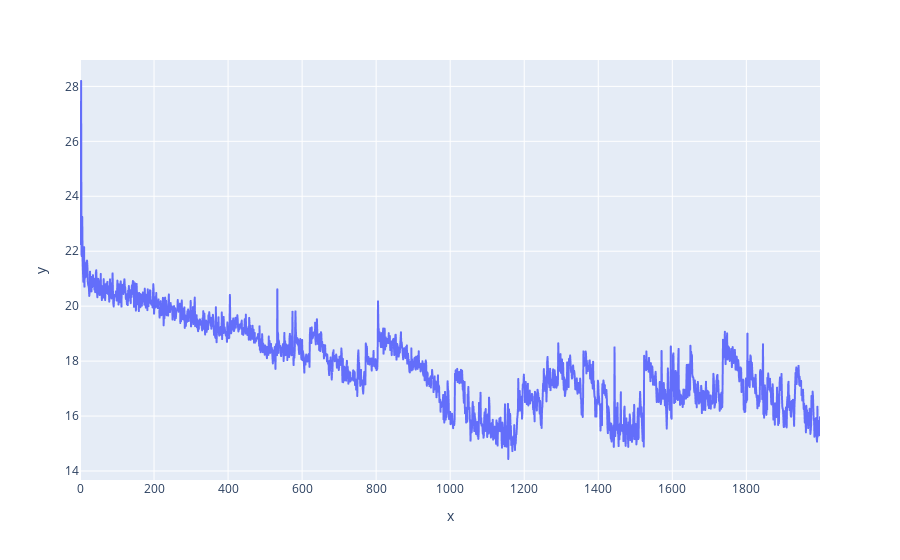

Notebook cell for this chart:
### Code cell
# 헉 Loss가 줄어들지 않아... 

px.line(y = np.log(loss_list))

### Figure 1 — Plotly figure (JSON) as saved in the notebook; plotly's stock layout.template omitted (floating-point values rounded to 4 significant figures; data arrays with more than 128 entries replaced by an {"elided": "..."} marker saying what was removed)
{"data": [{"hovertemplate": "x=%{x}<br>y=%{y}<extra></extra>", "legendgroup": "", "line": {"color": "#636efa", "dash": "solid"}, "mode": "lines", "name": "", "showlegend": false, "type": "scattergl", "x": {"elided": "2000 int values"}, "xaxis": "x", "y": {"elided": "2000 float values"}, "yaxis": "y"}], "layout": {"autosize": true, "legend": {"tracegroupgap": 0}, "margin": {"t": 60}, "xaxis": {"anchor": "y", "autorange": true, "domain": [0, 1], "range": [0, 1999], "title": {"text": "x"}, "type": "linear"}, "yaxis": {"anchor": "x", "autorange": true, "domain": [0, 1], "range": [13.67, 28.96], "title": {"text": "y"}, "type": "linear"}}}
